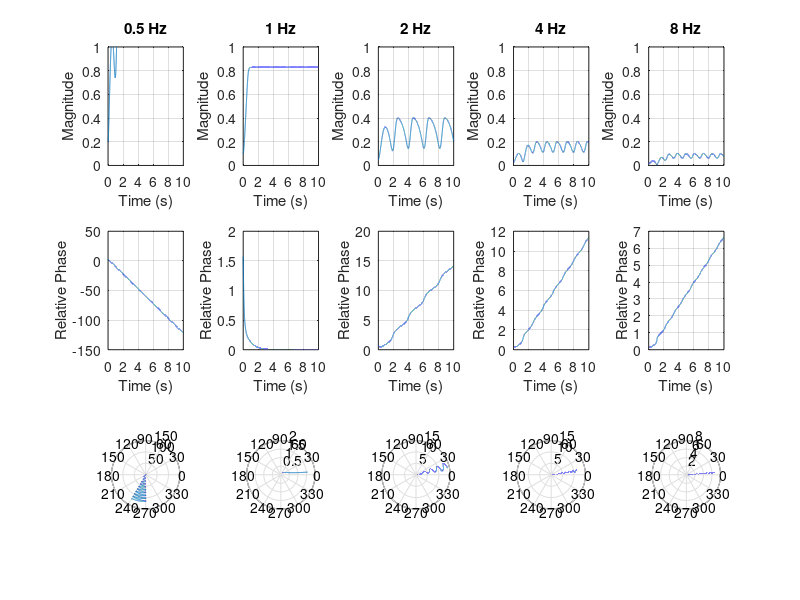

Write MATLAB code to recreate this figure.
%%
clear all;close all;clc;

% parameters of the network
freqs = [0.5, 1, 2, 4, 8];
nfreqs = length(freqs);

% parameters of the oscillator
r0 = 0.1;
alpha = 1;
beta1 = -1;
beta2 = -1;
epsilon = 1;

% parameters for the input
F = 1;
f = 1;
w0 = 2*pi*f;
    
psi0 = 0.5*pi;

% parameters for time
fs = 1000;
end_t = 10; % in seconds
T = 1/fs;
time = 0:T:end_t;

for i=1:nfreqs
    
    f_scale = freqs(i);
    w = 2*pi*f_scale;
    omega = w - w0;
    
    % solve r_dot
    full_sys = @(t,z,alpha,beta1,beta2,epsilon,w,omega,F,w0,f_scale)  ...
        [z(1)*alpha + beta1*z(1)^3 + (epsilon*beta2*z(1)^5)/(1-epsilon*z(1)^2) + F*cos(z(2));
        (omega/f_scale - (F/z(1))*sin(z(2)))];
    
    % integrate the ode to obtain the amplitude
    [time,z] = ode45(@(t,z) full_sys(t,z,alpha,beta1,beta2,epsilon,w,omega,F,w0,f_scale),time,[r0,psi0]);
    
    figure(1)
    subplot(3,nfreqs,i)
    plot(time,(1/f_scale)*z(:,1))
    title(sprintf('%d Hz',f_scale))
    ylim([0 1])
    grid on
    xlabel('Time (s)')
    ylabel('Magnitude')
    subplot(3,nfreqs,nfreqs+i)
    plot(time,(1/f_scale)*z(:,2))
    grid on
    xlabel('Time (s)')
    ylabel('Relative Phase')
    subplot(3,nfreqs,nfreqs*2+i)
    polar((1/f_scale)*z(:,1),(1/f_scale)*z(:,2))
    grid on
    
end
